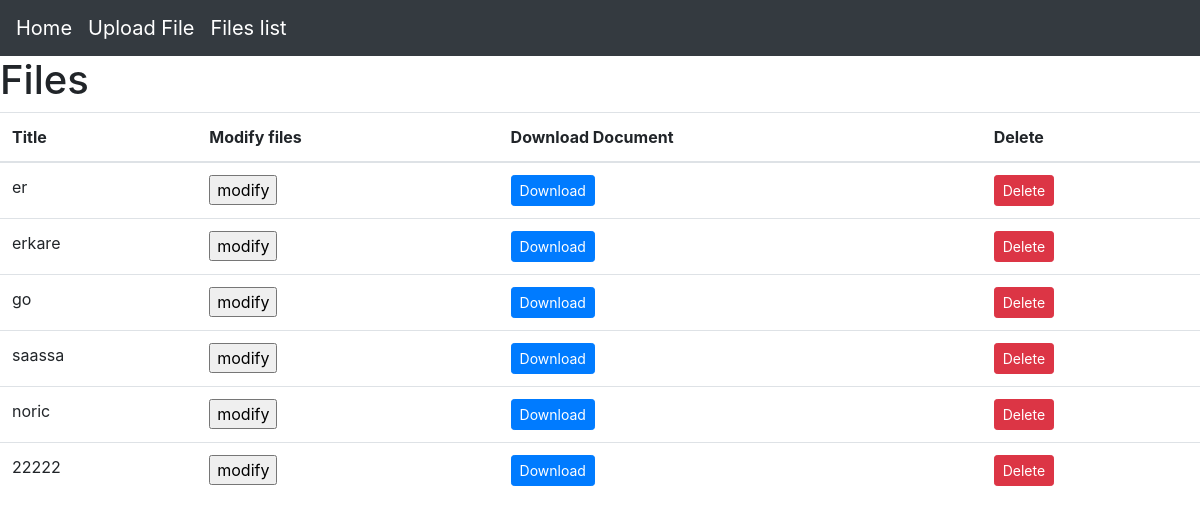
The page /files/ on the database as committed earlier.
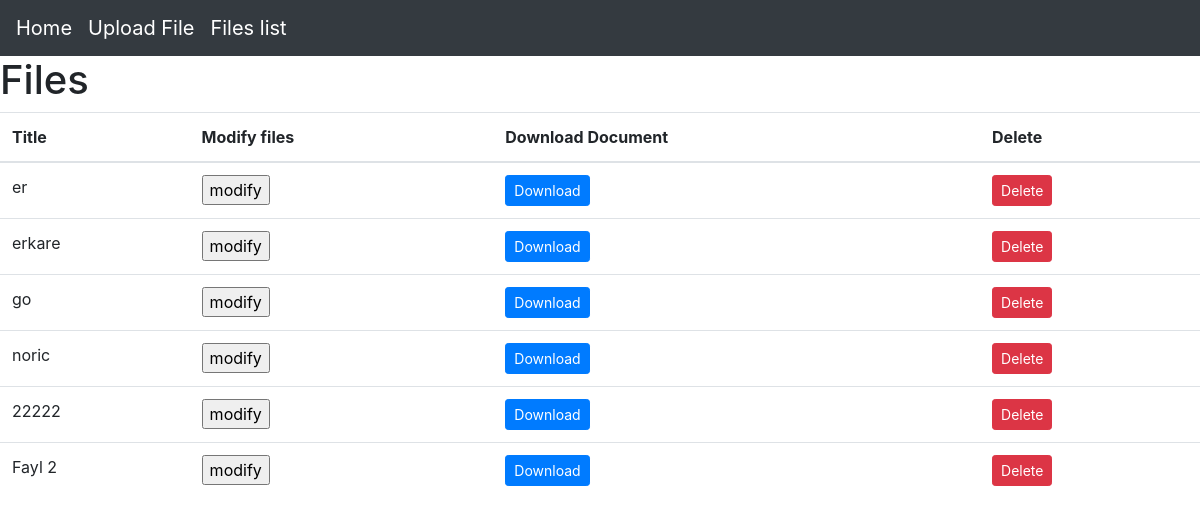
The same page on the database as committed later.
### blanks/models.py (models this page shows, shortened)
class DocFile(models.Model):
    description = models.CharField(max_length=255, blank=True)
    document = models.FileField(upload_to='documents/', validators=[validate_file_extension])

### blanks/views.py (the view)
# urls.py: path('files/', views.file_list, name='file_list'),
def file_list(request):
    documents = DocFile.objects.all()
    return render(request, 'file_list.html',{
        'documents': documents
    })

### blanks/templates/blanks/file_list.html (shortened to what this page needs)
{% extends 'base.html' %}
{% block content %}
    <h1>Files</h1>
    <table class="table">
        <thead>
            <tr>
                <th>Title</th>
                <th>Modify files</th>
                <th>Download Document</th>
                <th>Delete</th>
            </tr>
        </thead>
        <tbody>
            {% for every_document in documents %}
                <tr>
                    <td>{{ every_document.description }}</td>
                    <td>
                        <form action="{% url 'edit_files' every_document.id %}" target="_blank">
                            <input type="submit" value="modify" />
                        </form>
                    </td>
                    <td>
                        <a  href="{{ every_document.document.url }}" class="btn btn-primary btn-sm" target="_blank" name="to_modify">
                            Download
                        </a>
                    </td>
                    <td>
                        <form method="post" action="{% url 'delete_book' every_document.pk %}">
                            <button type="submit" class="btn btn-danger btn-sm">Delete</button>
                        </form>
                    </td>
                </tr>
            {% endfor %}
        </tbody>
    </table>
{% endblock %}

Rows that differ between the two databases and show on the page:
removed DocFile: description "saassa"
added DocFile: description "Fayl 2"
